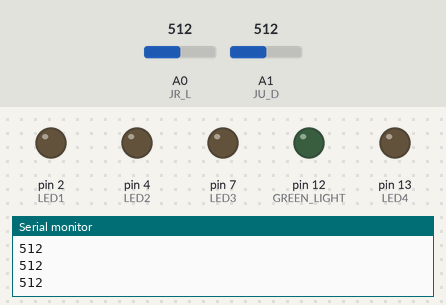
Simulated run of this sketch. Board: Arduino Uno, built with avr-gcc and run on an emulated ATmega328P. Shown: output pins drawn as LEDs (lit = HIGH), the last lines printed to the serial monitor. The inputs (shaded band) are chosen by the test bench; at power-on: A1 (JU_D) = 512, A0 (JR_L) = 512. At 8.3 s the program stops and its outputs stay as they are.

Above: at 1.8 s.
1.9 s: A1 (JU_D) set to 790
3.4 s: A1 (JU_D) set to 811
At 5.2 s:
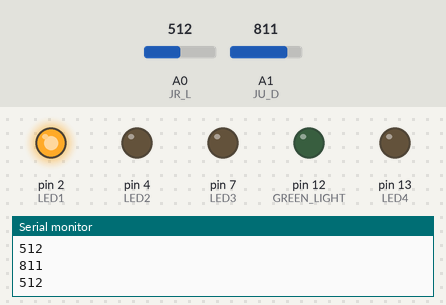
5.5 s: A0 (JR_L) set to 290
At 6.8 s:
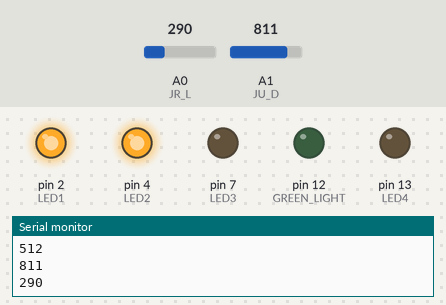
Timing chart, 0 to 9.5 s (numbered marks = the images above; inputs shaded):
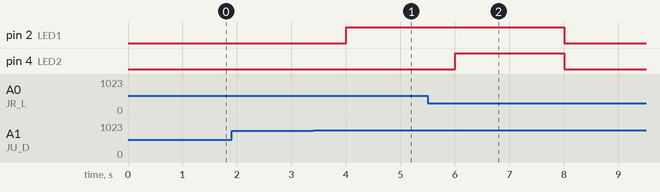

Measured:
- the behaviour switches between 800 and 801 on A1 (JU_D) (found by bisection; images 0 and 1)
- after the input at 3.4 s, pin 2 (LED1): LOW → HIGH after 0.60 s
- after the input at 5.5 s, pin 2 (LED1): HIGH → LOW after 2.5 s; pin 4 (LED2): LOW → HIGH after 0.50 s instead of 3.6 s; pin 7 (LED3), pin 13 (LED4): stays LOW (without the input it goes to HIGH after 3.6 s); pin 12 (GREEN_LIGHT): stays LOW (without the input it goes to HIGH after 2.5 s)

The sketch:

joystick_breadboard_test_1.ino
```cpp
int U_D = 0;
int R_L = 0;
int q = 0;
int w = 0;
int e = 0;
int r = 0;
// output pins as variables for joysticks
int LED1 = 2;
int LED2 = 4;
int LED3 = 7;
int LED4 = 13;
int GREEN_LIGHT = 12;
// LED lights
int JU_D = A1;
int JR_L = A0;
// Joystick inputs
int t;
void setup() {
  // put your setup code here, to run once:
  pinMode(LED1, OUTPUT);
  pinMode(LED2, OUTPUT);
  pinMode(LED3, OUTPUT);
  pinMode(LED4, OUTPUT);
  pinMode(GREEN_LIGHT, OUTPUT);

  digitalWrite(GREEN_LIGHT, LOW);
  digitalWrite(LED1, LOW);
  digitalWrite(LED2, LOW);
  digitalWrite(LED3, LOW);
  digitalWrite(LED4, LOW);
  // define movements
  Serial.begin(9600);
}

void loop() {
  // put your main code here, to run repeatedly:
  digitalWrite(GREEN_LIGHT, LOW);
 U_D = (analogRead(JU_D));
 R_L = (analogRead(JR_L));
  Serial.println(U_D);
  Serial.println(R_L);
 // what up and down and left and right is ^
 // Starting up and down
 if (U_D > 800){
  digitalWrite(LED1, HIGH);
  (q = q + 1);
 }else{
  digitalWrite(LED1, LOW);
 }
 //this makes up turn the first light on^
 if (U_D < 300){
   digitalWrite(LED3, HIGH);
   (w = w +1);
 }else{
   digitalWrite(LED3, LOW);
 }
  // this makes down turn on the third light

 if (R_L < 300){
   digitalWrite(LED2, HIGH);
   (e = e + 1);
 }else{
   digitalWrite(LED2, LOW);
 }
  // this makes right turn on the second light
 if (R_L > 800){
   digitalWrite(LED4, HIGH);
   (r = r + 1);
 }else{
   digitalWrite(LED4, LOW);
 }
 //this makes left turn on the fourth light
  delay(1000);

 t = (q + (e * 2) + (w * 3) + (r * 4));
if ((t  >= 4) and (t <5))
 {
  digitalWrite(GREEN_LIGHT, HIGH);
  delay(1000);
  Serial.print("ACCESS ACCEPTED");

  delay(100);
  // while is an infinite loop if correct that makes the lights stay on
    while(1)
    {
      digitalWrite(LED1, HIGH);
      digitalWrite(LED2, HIGH);
      digitalWrite(LED3, HIGH);
      digitalWrite(LED4, HIGH);
      digitalWrite(GREEN_LIGHT, HIGH);
    }
  }
  else if (t >5)
  {Serial.print("ACCESS DENIED");
  // while is an infinte loop that turns all the lights off if incorrect
    while(1){
      digitalWrite(LED1, LOW);
      digitalWrite(LED2, LOW);
      digitalWrite(LED3, LOW);
      digitalWrite(LED4, LOW);
    }

  }

}
```
